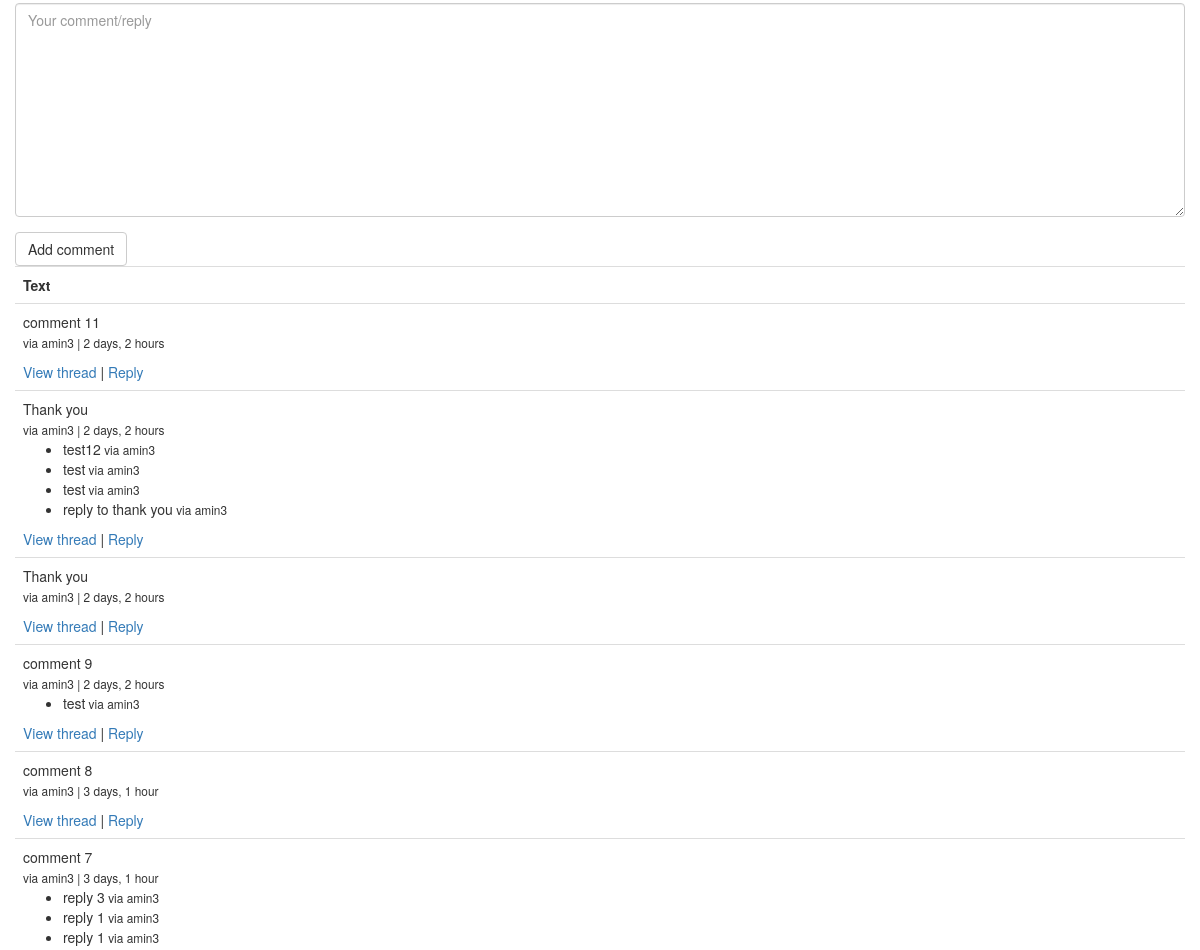
Page /projects/cat-1/title-1/ (signed in, middle part) on the earlier database version.
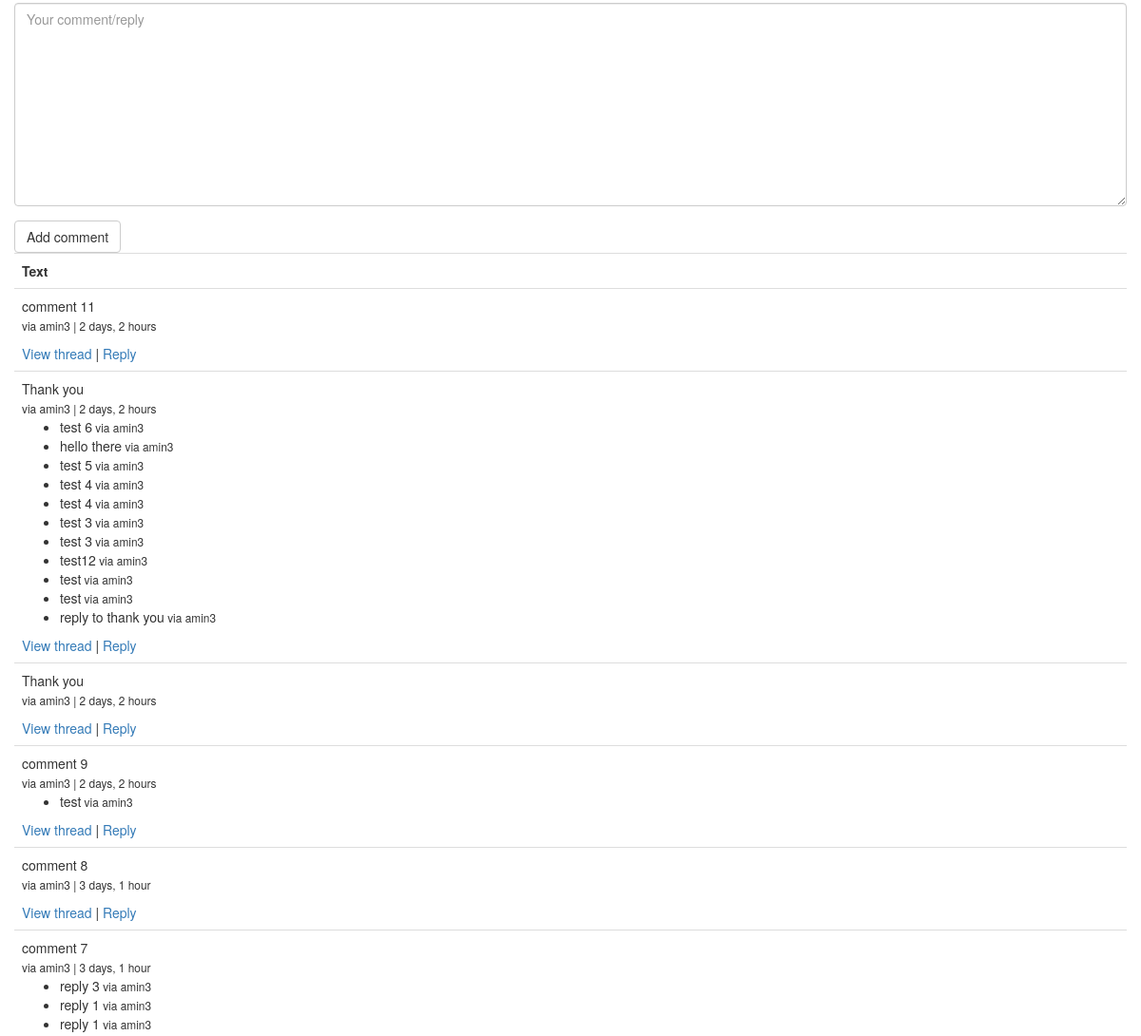
Same page on the later database version.
### comments/models.py (models this page shows, shortened)
class Comment(models.Model):
	user = models.ForeignKey(MyUser)
	parent = models.ForeignKey("self", null=True, blank=True)
	path = models.CharField(max_length=350)
	video = models.ForeignKey(Video, null=True, blank=True)
	text = models.TextField()
	timestamp = models.DateTimeField(auto_now=False, auto_now_add=True)
	updated = models.DateTimeField(auto_now=True, auto_now_add=False)
	active = models.BooleanField(default=True)
	objects = CommentManager()
	class Meta:
		ordering = ['-timestamp']
	def __str__(self):
		return self.text
	def get_absolute_url(self):
		return reverse("comment_thread", kwargs={"id": self.id})
	@property
	def get_origin(self):
		return self.path
	def is_child(self):
		if self.parent is not None:
			return True
		else:
			return False
	def get_children(self):
		if self.is_child == True:
			return None
		else:
			child_comments = Comment.objects.filter(parent=self)
			return child_comments

### accounts/models.py (models this page shows, shortened)
class MyUser(AbstractBaseUser):
	username = models.CharField(
		max_length=255,
		unique = True,
	)
	email = models.EmailField(
		verbose_name='email address',
		max_length=255,
		unique=True,
	)
	first_name = models.CharField(
		max_length=120,
		null=True,
		blank=True
	)
	last_name = models.CharField(
		max_length=120,
		null=True,
		blank=True
	)
	is_member = models.BooleanField(default=False, verbose_name="Is Paid Member")
	is_active = models.BooleanField(default=True)
	is_admin = models.BooleanField(default=False)
	objects = MyUserManager()
	USERNAME_FIELD = 'username'
	REQUIRED_FIELDS = ['email']
	def __str__(self):              # __unicode__ on Python 2
		return self.username

### videos/views.py (the view)
# urls.py: url(r'^projects/(?P<cat_slug>[\w-]+)/(?P<slug>[\w-]+)/$', video_detail, name="video_detail"),
@login_required
def video_detail(request, cat_slug, slug):
	try:
		cat = Category.objects.get(slug=cat_slug)
	except:
		raise Http404
	try:
		obj = Video.objects.get(slug=slug)
		comments = obj.comment_set.all()
		form = CommentForm(request.POST or None)
		context = {
			"obj": obj,
			"comments": comments,
			"form": form,
		}
		return render(request, "video_detail.html", context)
	except:
		raise Http404

### comments/forms.py
class CommentForm(forms.Form):
	comment = forms.CharField(
		widget=forms.Textarea(
			attrs={"placeholder": "Your comment/reply"})
	)
	def __init__(self, data=None, files=None, **kwargs):
		super().__init__(data, files, kwargs)
		self.helper = FormHelper()
		self.helper.form_show_labels = False
		self.helper.add_input(Submit('submit', 'Add comment', css_class='btn btn-primary', ))

### comments/models.py (called while the page is built)
	def all(self):
		return super().filter(active=True).filter(parent=None)

### videos/models.py (called while the page is built)
	def get_queryset(self):
		return VideoQueryset(self.model, using=self._db)

	def get_absolute_url(self):
		try:
			return reverse("video_detail", kwargs={"slug": self.slug, "cat_slug": self.category.slug})
		except:
			return "/"

	def get_share_message(self):
		full_url = "{}{}".format(settings.FULL_DOMAIN_NAME, self.get_absolute_url())
		return quote("{}{}".format(self.share_message, full_url))

### videos/templates/video_detail.html (shortened to what this page needs)
{% extends 'base.html' %}
{% load crispy_forms_tags %}
{% block content %}
<div>
<br>
<div class="row">
	<form action="{% url 'comment_create' %}" method="POST">
		{{ form | crispy }}
		<input type="submit" value="Add comment" class="btn btn-default">
	</form>
	<table class="table">
		<tr>
			<th>Text</th>
		</tr>
		{% for comment in comments %}
		<tr>
			<td>{{ comment.text }}
			<br><small>via {{ comment.user }} | {{ comment.timestamp | timesince}}</small>
			{% if not comment.is_child %}
			<ul>
				{% for child in comment.get_children %}
				<li>
					{{ child.text }}<small> via {{ child.user }}</small>
				</li>
				{% endfor %}
			</ul>
			{% endif %}
				<a href="{{ comment.get_absolute_url }}">View thread</a> | <a href="#" class="reply_btn">Reply</a>
			</td>
		</tr>
		{% endfor %}
	</table>
</div>
</div>
{% endblock content %}

Differences in the rows shown:
added Comment: text "test 6", user "amin3", shown under "Thank you"
added Comment: text "hello there", user "amin3", shown under "Thank you"
added Comment: text "test 5", user "amin3", shown under "Thank you"
added Comment: text "test 4", user "amin3", shown under "Thank you"
added Comment: text "test 4", user "amin3", shown under "Thank you"
added Comment: text "test 3", user "amin3", shown under "Thank you"
added Comment: text "test 3", user "amin3", shown under "Thank you"
